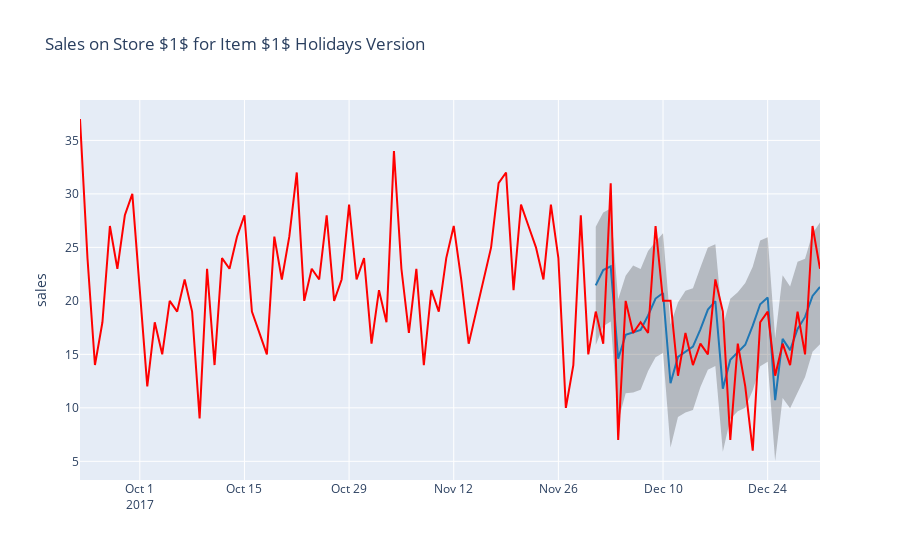

The cell this chart's notebook holds for it:
### Code cell
show_forecast(cmp_df_holi, prediction_size, 100, 'Sales on Store $1$ for Item $1$ Holidays Version')
